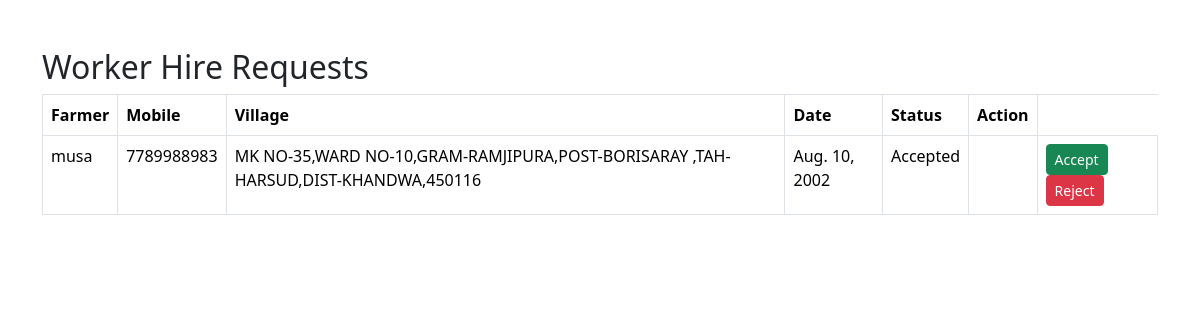
Page /worker-requests/ (signed in) on the committed database.
### gramsangam/models.py (models this page shows, shortened)
class WorkerBooking(models.Model):
    worker = models.ForeignKey(
        Worker,
        on_delete=models.CASCADE
    )
    customer_name = models.CharField(
        max_length=100
    )
    mobile = models.CharField(
        max_length=15
    )
    village = models.CharField(
        max_length=100
    )
    user = models.ForeignKey(
    User,
    on_delete=models.CASCADE,
    null=True,
    blank=True
)
    work_date = models.DateField()
    days_required = models.IntegerField()
    total_amount = models.DecimalField(
        max_digits=10,
        decimal_places=2,
        default=0
    )
    booking_status = models.CharField(
        max_length=20,
        default='Pending'
    )
    created_at = models.DateTimeField(
        auto_now_add=True
    )

### gramsangam/views.py (the view)
@login_required
def worker_requests(request):
    requests = WorkerBooking.objects.filter(
        worker__owner=request.user
    ).order_by('-id')
    return render(
        request,
        'worker_requests.html',
        {
            'requests': requests
        }
    )

### templates/worker_requests.html (shortened to what this page needs)
<!DOCTYPE html>
<html>
<head>
<link href="https://cdn.jsdelivr.net/npm/bootstrap@5.3.3/dist/css/bootstrap.min.css" rel="stylesheet">
</head>
<body>
<div class="container mt-5">
<h2>
Worker Hire Requests
</h2>
<table class="table table-bordered">
<tr>
<th>Farmer</th>
<th>Mobile</th>
<th>Village</th>
<th>Date</th>
<th>Status</th>
<th>Action</th>
</tr>
{% for r in requests %}
<tr>
<td>{{ r.customer_name }}</td>
<td>{{ r.mobile }}</td>
<td>{{ r.village }}</td>
<td>{{ r.work_date }}</td>
<td>{{ r.booking_status }}</td>
<td>
<td>
<form action="{% url 'accept_worker_request' r.id %}" method="post" style="display:inline;">
    <button type="submit" class="btn btn-success btn-sm">
        Accept
    </button>
</form>
<form action="{% url 'reject_worker_request' r.id %}" method="post" style="display:inline;">
    <button type="submit" class="btn btn-danger btn-sm">
        Reject
    </button>
</form>
</td>
</td>
</tr>
{% endfor %}
</table>
</div>
</body>
</html>

### rows in the picture
WorkerBooking: customer_name "musa", mobile "7789988983", village "MK NO-35,WARD NO-10,GRAM-RAMJIPURA,POST-BORISARAY ,TAH-HARSUD,DIST-KHANDWA,450116", work_date "Aug. 10, 2002", booking_status "Accepted"
